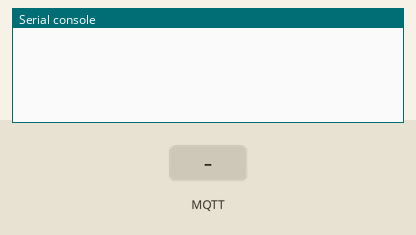
Bench run of a program on a simulated Raspberry Pi Pico running MicroPython. Parts: the last lines printed to the serial console. The inputs (shaded band) are chosen by the test bench. WiFi joins after 1.5 s; no MQTT or app messages arrive unless stated.

Above: at 1.3 s.
1.4 s: MQTT message "1" arrives on the first subscribed topic
At 2.4 s:
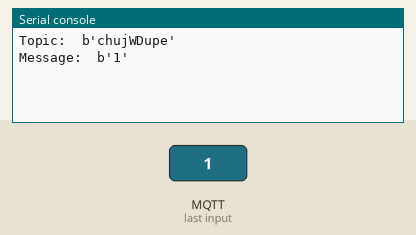
2.9 s: MQTT message "on" arrives on the first subscribed topic
At 3.6 s:
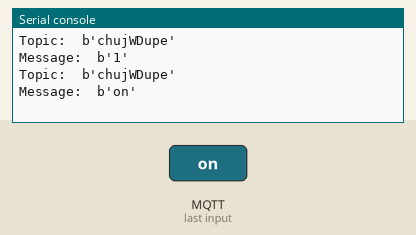
4.4 s: MQTT message "off" arrives on the first subscribed topic
At 5.9 s:
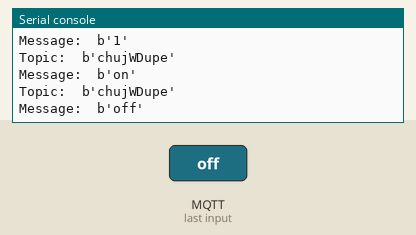

The program:

my_mqtt_attempt.py
```python
import mqtt

client_id = 'toDurnePico2'
mqtt_server = 'picztery.local'
client = mqtt.MQTTClient(client_id, mqtt_server, keepalive=3600)

import network
SSID = 'MamNaCiebieOko'
PASSWD = 'Niezgadniesz.'
wlan = network.WLAN(network.STA_IF)
wlan.active(True)
wlan.connect(SSID, PASSWD)
wlan.isconnected()
wlan.status()
mqtt_server = '172.16.25.128'
client_id = 'toDurnePico2'
client = mqtt.MQTTClient(client_id, mqtt_server, keepalive=3600)
client.connect()
def msgCallback(topic, message):
    print("Topic: ", topic)
    print("Message: ", message)

client.set_callback(msgCallback)
client.subscribe('chujWDupe')

while True:
    client.wait_msg()
```

Measured:
- after the input at 1.4 s, the serial console: prints a new line at once (image 1)
- after the input at 2.9 s, the serial console: prints a new line at once (image 2)
- after the input at 4.4 s, the serial console: prints a new line at once (image 3)
